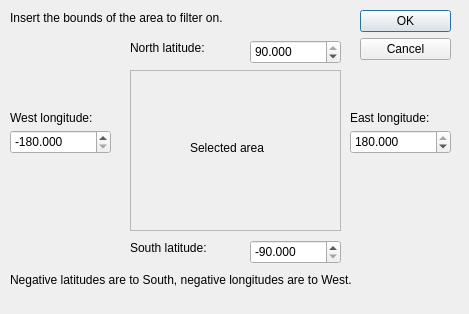
<?xml version="1.0" encoding="UTF-8"?>
<ui version="4.0">
 <class>LimitsDialog</class>
 <widget class="QDialog" name="LimitsDialog">
  <property name="geometry">
   <rect>
    <x>0</x>
    <y>0</y>
    <width>469</width>
    <height>314</height>
   </rect>
  </property>
  <property name="windowTitle">
   <string>Insert filtering area limits</string>
  </property>
  <widget class="QDialogButtonBox" name="buttonBox">
   <property name="geometry">
    <rect>
     <x>360</x>
     <y>10</y>
     <width>91</width>
     <height>51</height>
    </rect>
   </property>
   <property name="orientation">
    <enum>Qt::Vertical</enum>
   </property>
   <property name="standardButtons">
    <set>QDialogButtonBox::Cancel|QDialogButtonBox::Ok</set>
   </property>
  </widget>
  <widget class="QFrame" name="frame">
   <property name="geometry">
    <rect>
     <x>130</x>
     <y>70</y>
     <width>211</width>
     <height>161</height>
    </rect>
   </property>
   <property name="frameShape">
    <enum>QFrame::StyledPanel</enum>
   </property>
   <property name="frameShadow">
    <enum>QFrame::Raised</enum>
   </property>
   <widget class="QLabel" name="label">
    <property name="geometry">
     <rect>
      <x>60</x>
      <y>70</y>
      <width>101</width>
      <height>16</height>
     </rect>
    </property>
    <property name="text">
     <string>Selected area</string>
    </property>
   </widget>
  </widget>
  <widget class="QDoubleSpinBox" name="topLatSpinBox">
   <property name="geometry">
    <rect>
     <x>250</x>
     <y>40</y>
     <width>91</width>
     <height>24</height>
    </rect>
   </property>
   <property name="toolTip">
    <string>Enter here the northen latitude of your selection</string>
   </property>
   <property name="decimals">
    <number>3</number>
   </property>
   <property name="minimum">
    <double>-90.000000000000000</double>
   </property>
   <property name="maximum">
    <double>90.000000000000000</double>
   </property>
   <property name="value">
    <double>90.000000000000000</double>
   </property>
  </widget>
  <widget class="QDoubleSpinBox" name="bottomLatSpinBox">
   <property name="geometry">
    <rect>
     <x>250</x>
     <y>240</y>
     <width>91</width>
     <height>24</height>
    </rect>
   </property>
   <property name="toolTip">
    <string>Enter here the southern latitude of your selection</string>
   </property>
   <property name="decimals">
    <number>3</number>
   </property>
   <property name="minimum">
    <double>-90.000000000000000</double>
   </property>
   <property name="maximum">
    <double>90.000000000000000</double>
   </property>
   <property name="value">
    <double>-90.000000000000000</double>
   </property>
  </widget>
  <widget class="QDoubleSpinBox" name="rightLonSpinBox">
   <property name="geometry">
    <rect>
     <x>350</x>
     <y>130</y>
     <width>101</width>
     <height>24</height>
    </rect>
   </property>
   <property name="toolTip">
    <string>Enter here the eastern longitude of your selection</string>
   </property>
   <property name="decimals">
    <number>3</number>
   </property>
   <property name="minimum">
    <double>-180.000000000000000</double>
   </property>
   <property name="maximum">
    <double>180.000000000000000</double>
   </property>
   <property name="value">
    <double>180.000000000000000</double>
   </property>
  </widget>
  <widget class="QDoubleSpinBox" name="leftLonSpinBox">
   <property name="geometry">
    <rect>
     <x>10</x>
     <y>130</y>
     <width>101</width>
     <height>24</height>
    </rect>
   </property>
   <property name="toolTip">
    <string>Enter here the western longitude of your selection</string>
   </property>
   <property name="decimals">
    <number>3</number>
   </property>
   <property name="minimum">
    <double>-180.000000000000000</double>
   </property>
   <property name="maximum">
    <double>180.000000000000000</double>
   </property>
   <property name="value">
    <double>-180.000000000000000</double>
   </property>
  </widget>
  <widget class="QLabel" name="label_2">
   <property name="geometry">
    <rect>
     <x>130</x>
     <y>40</y>
     <width>111</width>
     <height>16</height>
    </rect>
   </property>
   <property name="text">
    <string>North latitude:</string>
   </property>
  </widget>
  <widget class="QLabel" name="label_3">
   <property name="geometry">
    <rect>
     <x>10</x>
     <y>110</y>
     <width>111</width>
     <height>16</height>
    </rect>
   </property>
   <property name="text">
    <string>West longitude:</string>
   </property>
  </widget>
  <widget class="QLabel" name="label_4">
   <property name="geometry">
    <rect>
     <x>350</x>
     <y>110</y>
     <width>111</width>
     <height>16</height>
    </rect>
   </property>
   <property name="text">
    <string>East longitude:</string>
   </property>
  </widget>
  <widget class="QLabel" name="label_5">
   <property name="geometry">
    <rect>
     <x>130</x>
     <y>240</y>
     <width>111</width>
     <height>16</height>
    </rect>
   </property>
   <property name="text">
    <string>South latitude:</string>
   </property>
  </widget>
  <widget class="QLabel" name="label_6">
   <property name="geometry">
    <rect>
     <x>10</x>
     <y>10</y>
     <width>341</width>
     <height>16</height>
    </rect>
   </property>
   <property name="text">
    <string>Insert the bounds of the area to filter on.</string>
   </property>
  </widget>
  <widget class="QLabel" name="label_7">
   <property name="geometry">
    <rect>
     <x>10</x>
     <y>270</y>
     <width>451</width>
     <height>20</height>
    </rect>
   </property>
   <property name="text">
    <string>Negative latitudes are to South, negative longitudes are to West.</string>
   </property>
  </widget>
 </widget>
 <tabstops>
  <tabstop>topLatSpinBox</tabstop>
  <tabstop>bottomLatSpinBox</tabstop>
  <tabstop>leftLonSpinBox</tabstop>
  <tabstop>rightLonSpinBox</tabstop>
 </tabstops>
 <resources/>
 <connections>
  <connection>
   <sender>buttonBox</sender>
   <signal>accepted()</signal>
   <receiver>LimitsDialog</receiver>
   <slot>accept()</slot>
   <hints>
    <hint type="sourcelabel">
     <x>248</x>
     <y>254</y>
    </hint>
    <hint type="destinationlabel">
     <x>157</x>
     <y>274</y>
    </hint>
   </hints>
  </connection>
  <connection>
   <sender>buttonBox</sender>
   <signal>rejected()</signal>
   <receiver>LimitsDialog</receiver>
   <slot>reject()</slot>
   <hints>
    <hint type="sourcelabel">
     <x>316</x>
     <y>260</y>
    </hint>
    <hint type="destinationlabel">
     <x>286</x>
     <y>274</y>
    </hint>
   </hints>
  </connection>
 </connections>
</ui>
